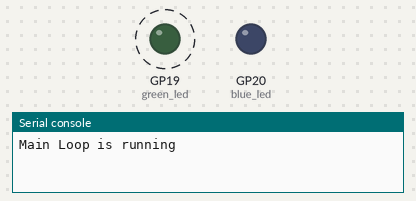
Recording of a program running on a simulated Raspberry Pi Pico running MicroPython. On the bench: output pins drawn as LEDs (lit = HIGH), the last lines printed to the serial console. Dashed ring = blinking.

Above: at 0.2 s.
At 3.7 s:
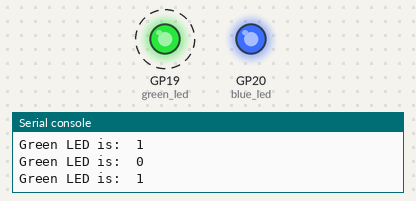
Timing chart, 0 to 5.2 s (numbered marks = the images above):
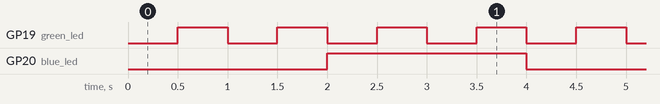

The program:

4_6_2_multiple_leds_timer.py
```python
# Rui Santos & Sara Santos - Random Nerd Tutorials
# Complete project details at https://RandomNerdTutorials.com/raspberry-pi-pico-w-micropython-ebook/

from machine import Pin, Timer
from time import sleep

# LEDs
green_led_pin = 19
green_led = Pin(green_led_pin, Pin.OUT)
blue_led_pin = 20
blue_led = Pin(blue_led_pin, Pin.OUT)

# Callback function for the green timer
def toggle_green_led(timer):
    green_led.toggle()  # Toggle the LED state (ON/OFF)
    print('Green LED is: ', green_led.value())

# Callback function for the blue timer
def toggle_blue_led(timer):
    blue_led.toggle()  # Toggle the LED state (ON/OFF)
    print('Blue LED is: ', blue_led.value())

# Create periodic timers
green_timer = Timer()
blue_timer = Timer()

# Init the timers
green_timer.init(mode=Timer.PERIODIC, period=500, callback=toggle_green_led)  # Timer repeats every 0.5 second
blue_timer.init(mode=Timer.PERIODIC, period=2000, callback=toggle_blue_led)  # Timer repeats every 2 seconds

# Main loop (optional)
while True:
    print('Main Loop is running')
    sleep(2)
```

Measured:
- by itself, GP19 (green_led): alternates HIGH for 0.50 s and LOW for 0.50 s
- by itself, GP20 (blue_led): alternates HIGH for 2.0 s and LOW for 2.0 s
- by itself, everything shown: repeats every 4.0 s, in 8 steps
